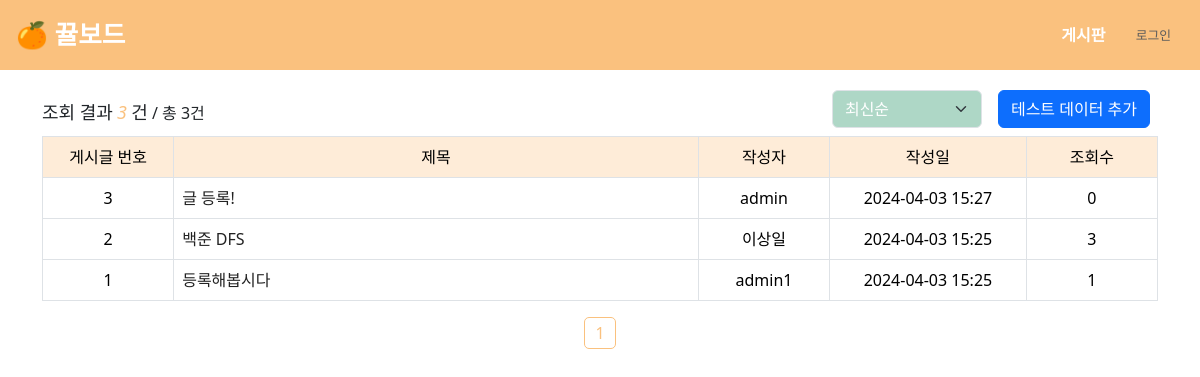
Page /board/index on the committed database.
### app/database.py (models this page shows, shortened)
class Post(db.Model):
    post_id = db.Column(db.Integer, primary_key=True, autoincrement=True)
    title = db.Column(db.String, nullable=False)
    body = db.Column(db.Text, nullable=False)
    user_id = db.Column(db.Integer, ForeignKey('user.user_id'), nullable=False)
    status = db.Column(db.String, nullable=True)
    problem_url = db.Column(db.String, nullable=True)
    created_at = db.Column(db.DateTime, nullable=False)
    updated_at = db.Column(db.DateTime, nullable=False)
    click_count = db.Column(db.Integer, nullable=True)
    like_count = db.Column(db.Integer, nullable=True)
    secret_mode = db.Column(db.Boolean, nullable=True)
    user = relationship('User', back_populates='posts', lazy='joined')
    comments = relationship('Comment', back_populates='post', lazy='joined', cascade='all, delete-orphan')

class User(UserMixin, db.Model):
    user_id = db.Column(db.Integer, primary_key=True)
    username = db.Column(db.String, unique=True, nullable=False)
    password = db.Column(db.String)
    email = db.Column(db.String, unique=True)
    grade = db.Column(db.String, default=0)
    userpic = db.Column(db.String)
    comment = db.Column(db.String)
    created_at = db.Column(db.DateTime, default=datetime.now)
    posts = relationship('Post', back_populates='user', lazy='joined')
    comments = relationship('Comment', back_populates='user', lazy='joined')

### app/board/routes.py (the view)
@board_bp.route('/index')
def index():
    page = request.args.get('page', 1, type=int)
    sort = request.args.get('sort', 'recent', type=str)
    perPage = 20
    try:
        if sort == 'old':
            pag = Post.query.order_by(Post.created_at.asc()).paginate(
                page=page, per_page=perPage)
        elif sort == 'recent':
            pag = Post.query.order_by(Post.created_at.desc()).paginate(
                page=page, per_page=perPage)
        elif sort == 'click':
            pag = Post.query.order_by(Post.click_count.desc()).paginate(
                page=page, per_page=perPage)
        else:
            pag = Post.query.paginate(page=page, per_page=perPage)
    except:
        return redirect(url_for('board.index'))
    stIdx = pag.total - (pag.page - 1) * pag.per_page
    postsCount = min(pag.total, (page - 1) * perPage + len(pag.items))
    isLogin = current_user.is_authenticated
    return render_template('board/index.html', pag=pag, postsCount=postsCount, stIdx=stIdx, sort=sort, isLogin=isLogin)

### templates/board/index.html (shortened to what this page needs)
{% extends "layout.html" %}
{% block content %}
    <div class="container">
        <div>
            <div class="row">
                <div class="col align-items-center d-flex">
                    <div class="board-text-line">
                        <h2>조회 결과</h2>
                        <h2 class="post-count">{{ postsCount }}</h2>
                        <h2>건</h2>
                        <h3>/ 총 {{ pag.total }}건</h3>
                    </div>
                </div>
                <div class="col justify-content-end d-flex">
                    <div class="col mb-2 mx-2 justify-content-end d-flex">
                        <select id="sort-by-select" class="form-select form-select-color-custom form-select-size-custom"
                                aria-label="">
                            <option value="1" {% if sort=='recent' %}selected{% endif %}>최신순</option>
                        </select>
                    </div>
                    <form class="form-inline" action="{{ url_for('board.test_data') }}" method="POST">
                        <button type="submit" class="btn btn-primary mb-2 mx-2">테스트 데이터 추가</button>
                    </form>
                </div>
            </div>
            <table class="table postTable table-bordered">
                <thead>
                <tr>
                    <th class="postNum">게시글 번호</th>
                    <th class="postTitle">제목</th>
                    <th class="postWriter">작성자</th>
                    <th class="postDate">작성일</th>
                    <th class="postHit">조회수</th>
                </tr>
                </thead>
                <tbody>
                {% for post in pag.items %}
                    <tr>
                        <td style="text-align: center;">{{ stIdx - loop.index0 }}</td>
                        <td><a class="board-td-custom" href="{{ url_for('board.detail', post_id=post.post_id)}}">{{ post.title }}</a></td>
                        <td style="text-align: center;">{{ post.user.username }}</td>
                        <td style="text-align: center;">{{ post.updated_at.strftime("%Y-%m-%d %H:%M") }}</td>
                        <td style="text-align: center;">{{ post.click_count }}</td>
                    </tr>
                {% endfor %}
                </tbody>
            </table>
        </div>
        <div class="page-nav">
            <div class="col justify-content-center d-flex align-items-center">
                {% for page_num in pag.iter_pages() %}
                    {% if page_num %}
                        {% if page_num != pag.page %}
                            <a class="page-nav-item" href="{{ url_for('board.index', page=page_num, sort=sort) }}">{{ page_num }}</a>
                        {% else %}
                            <a class="page-nav-item-current">{{ page_num }}</a>
                        {% endif %}
                    {% else %}
                        ...
                    {% endif %}
                {% endfor %}
            </div>
        </div>
    </div>
{% endblock %}

### templates/layout.html (shortened to what this page needs)
<!doctype html>
<html lang="en">
<head>
    <link rel="stylesheet" type="text/css" href="{{ url_for('static', filename='css/custom.css') }}">
    <link rel="stylesheet" type="text/css" href="{{ url_for('static', filename='css/board.css') }}">
    <link rel="stylesheet" type="text/css" href="{{ url_for('static', filename='css/comment.css') }}">
</head>
<body>
    <nav id="Nav">
        <div class="navContainer">
            <a class="navLogo" href="{{ url_for('board.index') }}">🍊 뀰보드</a>
            <div>
                <a href="{{ url_for('board.index') }}" class="btn navBtn">게시판</a>
                {% if current_user.is_authenticated %}
                <a href="{{ url_for('acc.profile') }}" class="btn navBtn">내정보</a>
                <a href="{{ url_for('acc.logout') }}" class="btn navBtn loginBtn">로그아웃</a>
                {% else %}
                <a href="{{ url_for('acc.login') }}" class="btn loginBtn">로그인</a>
                {% endif %}
            </div>
        </div>
    </nav>
    <div class="content">
        {% block content %}
        {% endblock %}
    </div>
</body>
</html>

### static/css/board.css (style rules this page uses)
.table thead th { text-align: center; font-weight: normal; background-color: rgba(250, 193, 126, 0.3); }
.table th:nth-child(1) { width: 10%; }
.table th:nth-child(2) { width: 40%; }
.table th:nth-child(3) { width: 10%; }
.table th:nth-child(4) { width: 15%; }
.table th:nth-child(5) { width: 10%; }
.board-text-line h2 { font-size: 18px; display: inline; }
.board-text-line h3 { font-size: 16px; display: inline; }
.board-text-line .post-count { color: #FAC17E; font-style: italic; }
.form-select-color-custom { background-color: #AED7C6; color: #FFFFFF; }
.form-select-size-custom { width: 150px; }
.page-nav .page-nav-item-current { margin-left: 9px; margin-right: 9px; color: #FAC17E; border: 1px solid #FAC17E; border-radius: 5px; padding: 3px 10px; }
.board-td-custom { color: #222222; }

### rows in the picture
Post: stIdx-loop.index0 "3", title "글 등록!", user.username "admin", updated_at "2024-04-03 15:27", click_count "0"
Post: stIdx-loop.index0 "2", title "백준 DFS", user.username "이상일", updated_at "2024-04-03 15:25", click_count "3"
Post: index0 "1", title "등록해봅시다", user.username "admin1", updated_at "2024-04-03 15:25", click_count "1"

### other values in the picture
{{ postsCount }} "3"
{{ pag.total }} "3"
{{ page_num }} "1"
